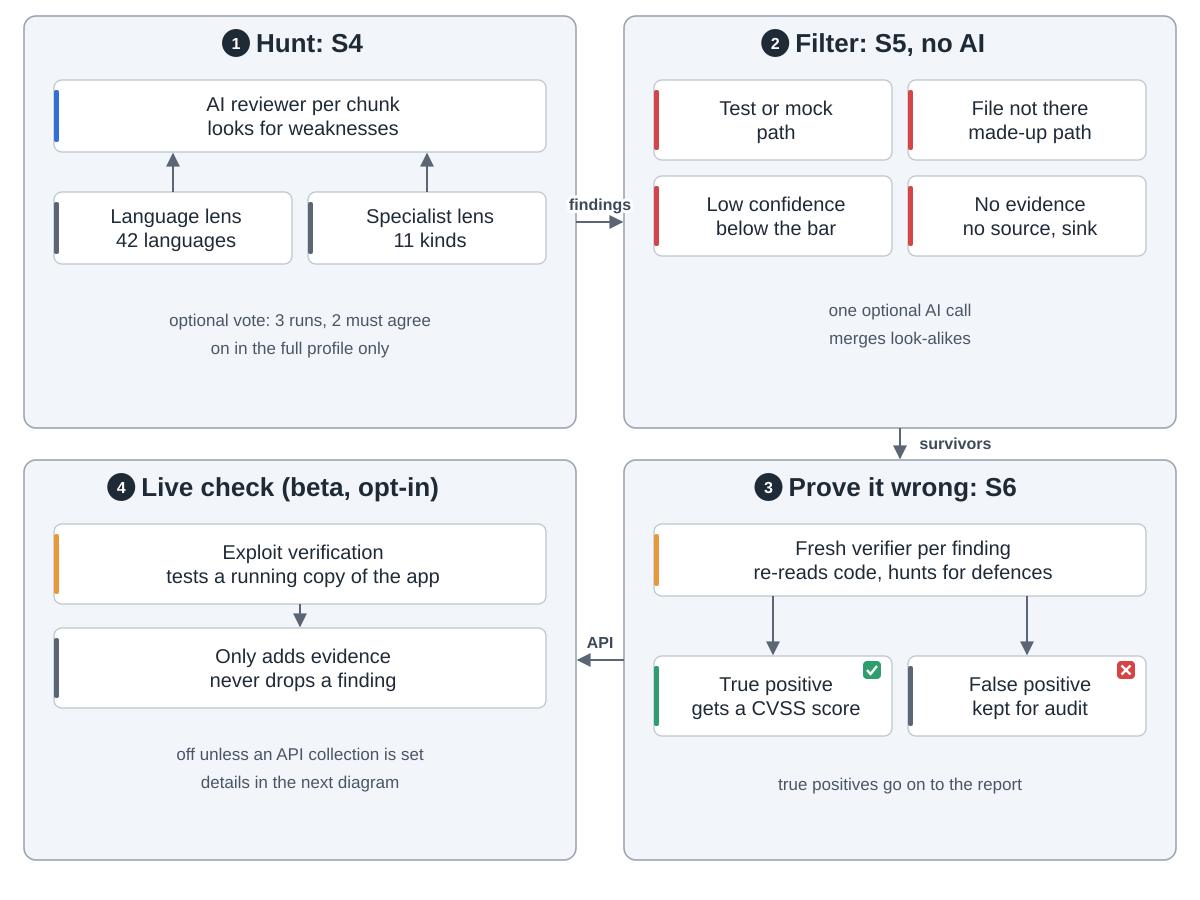

Recreate this plot in Python.
"""VVAH phase 2: hunt and double-check (S4-S6).  Drawn from the community fork
maximalfocus/visa-vulnerability-agentic-harness (docs/features.md sections 2, 9, 10,
vvaharness/pipeline/stages/s4_deepdive.py, s5_prefilter.py, s6_verify.py, commit 1c292e3).
Run: python3 check.py

Snake order: 1 hunt (top left) -> 2 filter (top right) -> 3 prove it wrong (bottom right)
-> 4 optional live check (bottom left)."""
import sys
from pathlib import Path

sys.path.insert(0, str(Path(__file__).resolve().parents[2] / "tools"))
from archdiagram import Diagram  # noqa: E402

L, R, W = 24, 624, 552
T1, H1 = 16, 412
T2, H2 = 460, 400


def col(x, top, cards, h=72, gap=24, arrows=True):
    """One column of wide cards, top to bottom, optionally joined by arrows."""
    for i, (lbl, kind) in enumerate(cards):
        y = top + 64 + i * (h + gap)
        d.card(x + 30, y, lbl, kind, w=492, h=h)
        if arrows and i:
            d.arrow(f"M{x + W / 2} {y - gap}V{y - 2}")


def grid(x, top, cards, h=80, gap=16, y0=64):
    """Two columns of cards, filled row by row."""
    for i, (lbl, kind) in enumerate(cards):
        d.card(x + 30 + (i % 2) * 254, top + y0 + (i // 2) * (h + gap), lbl, kind, w=238, h=h)


def handoffs(a, b, c, ya=T1 + 206, yc=T2 + 200):
    """Arrows between the four groups in snake order, with what each one carries."""
    if a:
        d.arrow(f"M{L + W} {ya}H{R - 2}", label=a, at=(600, ya - 12))
    if b:
        d.arrow(f"M{R + W / 2} {T1 + H1}V{T2 - 2}", label=b, at=(R + W / 2 + 14 + len(b) * 4.6, T1 + H1 + 21))
    if c:
        d.arrow(f"M{R} {yc}H{L + W + 2}", label=c, at=(600, yc - 12))

d = Diagram("VVAH phase 2: hunt and double-check",
            "1 Hunt, S4: an AI reviewer goes through each chunk, guided by a language lens (42 languages) and, for "
            "specialist chunks, one of 11 specialist lenses. Optional voting runs each chunk 3 times and keeps what "
            "2 runs agree on; only the full profile turns it on. "
            "2 Filter, S5, with rules and no AI: drop findings in test or mock paths, in files that do not exist, "
            "with low confidence, or with no source or sink; one optional AI call merges look-alikes. "
            "3 Prove it wrong, S6: a fresh verifier per finding re-reads the code and hunts for defences. A true "
            "positive gets a CVSS score and moves on; a false positive is kept in the audit trail. "
            "4 Live check, beta and opt-in: exploit verification tests web-API findings against a running copy of "
            "the app. It only adds evidence and never drops a finding.")

d.group(L, T1, W, H1, "Hunt: S4", 1)
d.card(L + 30, T1 + 64, "AI reviewer per chunk|looks for weaknesses", "coding", w=492, h=72)
d.card(L + 30, T1 + 176, "Language lens|42 languages", "data", w=238, h=72)
d.card(L + 284, T1 + 176, "Specialist lens|11 kinds", "data", w=238, h=72)
d.arrow(f"M{L + 149} {T1 + 176}V{T1 + 138}")
d.arrow(f"M{L + 403} {T1 + 176}V{T1 + 138}")
d.note(L + W / 2, T1 + 310, "optional vote: 3 runs, 2 must agree")
d.note(L + W / 2, T1 + 338, "on in the full profile only")

d.group(R, T1, W, H1, "Filter: S5, no AI", 2)
grid(R, T1, [("Test or mock|path", "review"), ("File not there|made-up path", "review"),
             ("Low confidence|below the bar", "review"), ("No evidence|no source, sink", "review")])
d.note(R + W / 2, T1 + 300, "one optional AI call")
d.note(R + W / 2, T1 + 328, "merges look-alikes")

d.group(R, T2, W, H2, "Prove it wrong: S6", 3)
d.card(R + 30, T2 + 64, "Fresh verifier per finding|re-reads code, hunts for defences", "critic", w=492, h=72)
d.card(R + 30, T2 + 196, "True positive|gets a CVSS score", "plan", w=238, h=80)
d.card(R + 284, T2 + 196, "False positive|kept for audit", "data", w=238, h=80)
d.ok(R + 248, T2 + 210)
d.bad(R + 502, T2 + 210)
d.arrow(f"M{R + 149} {T2 + 136}V{T2 + 194}")
d.arrow(f"M{R + 403} {T2 + 136}V{T2 + 194}")
d.note(R + W / 2, T2 + 330, "true positives go on to the report")

d.group(L, T2, W, H2, "Live check (beta, opt-in)", 4)
col(L, T2, [("Exploit verification|tests a running copy of the app", "critic"),
            ("Only adds evidence|never drops a finding", "data")], h=80)
d.note(L + W / 2, T2 + 300, "off unless an API collection is set")
d.note(L + W / 2, T2 + 328, "details in the next diagram")

handoffs("findings", "survivors", "API")
d.save(Path(__file__).with_name("check.svg"))
